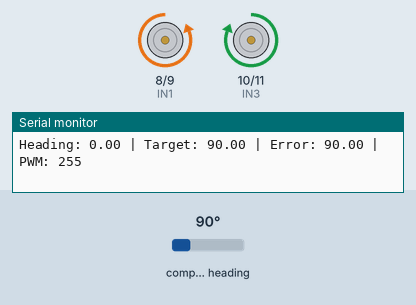
A sketch run on a simulated Arduino Uno, built with avr-gcc and run on an emulated ATmega328P. On the bench: motor-driver pin pairs drawn as motors (green arrow = first pin HIGH = forward, orange = second pin HIGH = backward, longer = more drive, scaled by the enable pin), the last lines printed to the serial monitor. Wiring (inferred from the names in the program): HMC5883L compass at I2C address 0x1E. Inputs (shaded band) come from the test bench; at power-on: compass heading 90°.

Above: at 7.4 s.
7.5 s: compass heading set to 95°
At 8.5 s:
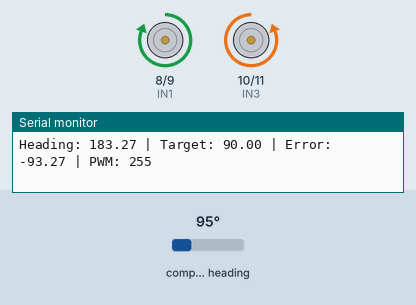
9.0 s: compass heading set to 7°
At 12.8 s:
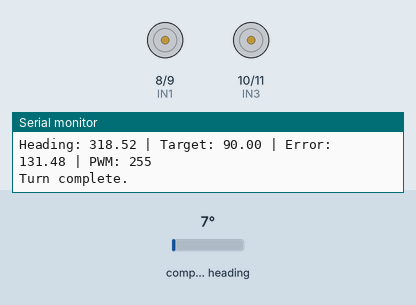
Timing chart, 0 to 14.8 s (numbered marks = the images above; inputs shaded):
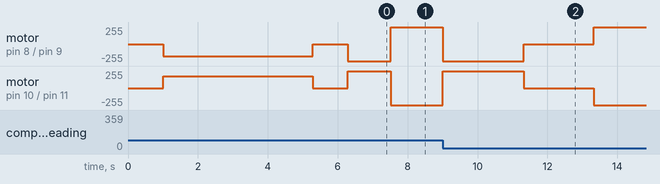

The sketch:

HMC_Self_Caliberation.ino
```cpp
#include <Wire.h>
#include <math.h>

#define HMC5883L_ADDRESS 0x1E

// Motor Pins
#define IN1 8
#define IN2 9
#define IN3 10
#define IN4 11
#define ENA 5
#define ENB 6

float heading = 0.0;
float magOffsetX = 0, magOffsetY = 0;

int motorSpeed = 255;
float Kp = 3.0, Ki = 0.005, Kd = 1.2;
float integral = 0, lastError = 0;
unsigned long lastTime = 0;

void setup() {
  Serial.begin(9600);
  Wire.begin();

  // HMC5883L Initialization
  Wire.beginTransmission(HMC5883L_ADDRESS);
  Wire.write(0x00); Wire.write(0x70); Wire.endTransmission();
  Wire.beginTransmission(HMC5883L_ADDRESS);
  Wire.write(0x01); Wire.write(0xA0); Wire.endTransmission();
  Wire.beginTransmission(HMC5883L_ADDRESS);
  Wire.write(0x02); Wire.write(0x00); Wire.endTransmission();

  pinMode(IN1, OUTPUT); pinMode(IN2, OUTPUT);
  pinMode(IN3, OUTPUT); pinMode(IN4, OUTPUT);
  pinMode(ENA, OUTPUT); pinMode(ENB, OUTPUT);

  delay(1000);
  Serial.println("Starting self-calibration...");
  rotateAndCalibrateCompass();
  delay(1000);
}

void loop() {
  float currentHeading = getHeading();
  float targetRight = fmod(currentHeading + 90 + 360, 360);
  Serial.println("Turning 90° Right...");
  turnToAngle(targetRight);
  delay(2000);

  currentHeading = getHeading();
  float targetLeft = fmod(currentHeading - 90 + 360, 360);
  Serial.println("Turning 90° Left...");
  turnToAngle(targetLeft);
  delay(2000);
}

float getHeading() {
  int16_t x, y;
  Wire.beginTransmission(HMC5883L_ADDRESS);
  Wire.write(0x03);
  Wire.endTransmission();
  Wire.requestFrom(HMC5883L_ADDRESS, 6);
  if (Wire.available() == 6) {
    x = Wire.read() << 8 | Wire.read();
    Wire.read(); Wire.read();  // skip Z
    y = Wire.read() << 8 | Wire.read();
  }

  float x_cal = x - magOffsetX;
  float y_cal = y - magOffsetY;
  float angle = atan2(y_cal, x_cal);
  if (angle < 0) angle += 2 * PI;
  return angle * 180 / PI;
}

void turnToAngle(float targetAngle) {
  targetAngle = fmod(targetAngle + 360.0, 360.0);
  integral = 0; lastError = 0;
  lastTime = millis();

  unsigned long start = millis();
  while (millis() - start < 5000) {
    float current = getHeading();
    float error = targetAngle - current;
    if (error > 180) error -= 360;
    if (error < -180) error += 360;

    if (abs(error) < 1.0) break;

    unsigned long now = millis();
    float dt = (now - lastTime) / 1000.0;
    lastTime = now;

    integral += error * dt;
    float derivative = (error - lastError) / dt;
    lastError = error;

    float output = Kp * error + Ki * integral + Kd * derivative;
    output = constrain(output, -motorSpeed, motorSpeed);

    int pwm = abs(output);
    if (pwm < 60) pwm = 60;

    if (output > 0) {
      digitalWrite(IN1, LOW); digitalWrite(IN2, HIGH);
      digitalWrite(IN3, HIGH); digitalWrite(IN4, LOW);
    } else {
      digitalWrite(IN1, HIGH); digitalWrite(IN2, LOW);
      digitalWrite(IN3, LOW); digitalWrite(IN4, HIGH);
    }

    analogWrite(ENA, pwm);
    analogWrite(ENB, pwm);

    Serial.print("Heading: "); Serial.print(current);
    Serial.print(" | Target: "); Serial.print(targetAngle);
    Serial.print(" | Error: "); Serial.print(error);
    Serial.print(" | PWM: "); Serial.println(pwm);

    delay(20);
  }

  stopMotors();
  Serial.println("Turn complete.");
}

void rotateAndCalibrateCompass() {
  int16_t x, y;
  int16_t minX = 32767, maxX = -32768;
  int16_t minY = 32767, maxY = -32768;

  unsigned long start = millis();

  while (millis() - start < 4250) {
    Wire.beginTransmission(HMC5883L_ADDRESS);
    Wire.write(0x03);
    Wire.endTransmission();
    Wire.requestFrom(HMC5883L_ADDRESS, 6);

    if (Wire.available() == 6) {
      x = Wire.read() << 8 | Wire.read();
      Wire.read(); Wire.read();
      y = Wire.read() << 8 | Wire.read();

      if (x < minX) minX = x;
      if (x > maxX) maxX = x;
      if (y < minY) minY = y;
      if (y > maxY) maxY = y;
    }

    digitalWrite(IN1, LOW); digitalWrite(IN2, HIGH);
    digitalWrite(IN3, HIGH); digitalWrite(IN4, LOW);
    analogWrite(ENA, 180); analogWrite(ENB, 180);

    delay(50);
  }

  stopMotors();
  magOffsetX = (maxX + minX) / 2.0;
  magOffsetY = (maxY + minY) / 2.0;

  Serial.println("Self-calibration complete.");
  Serial.print("X offset: "); Serial.println(magOffsetX);
  Serial.print("Y offset: "); Serial.println(magOffsetY);
}

void stopMotors() {
  digitalWrite(IN1, LOW); digitalWrite(IN2, LOW);
  digitalWrite(IN3, LOW); digitalWrite(IN4, LOW);
  analogWrite(ENA, 0); analogWrite(ENB, 0);
}
```

Measured:
- the behaviour switches between 90 and 91° on compass heading (found by bisection; images 0 and 1)
- after the input at 7.5 s, motor on pin 8 (IN1) / pin 9 (IN2): backward 255/255 → forward 255/255 at once; motor on pin 10 (IN3) / pin 11 (IN4): forward 255/255 → backward 255/255 at once
